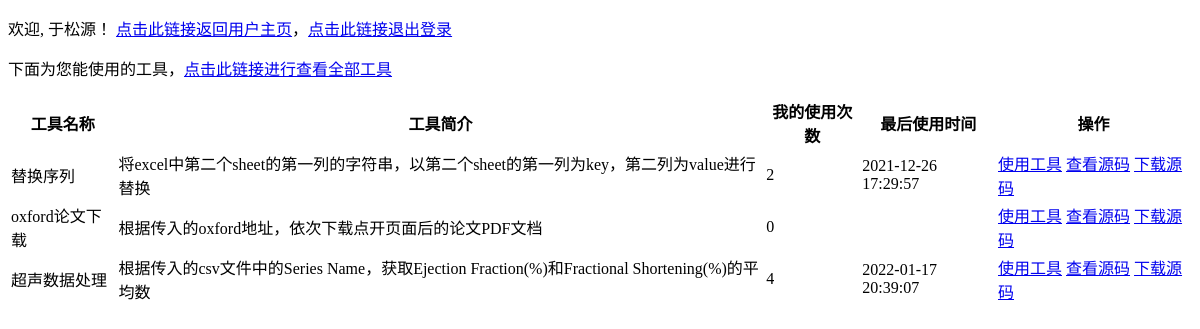
The app's page /user_home (signed in), older data.
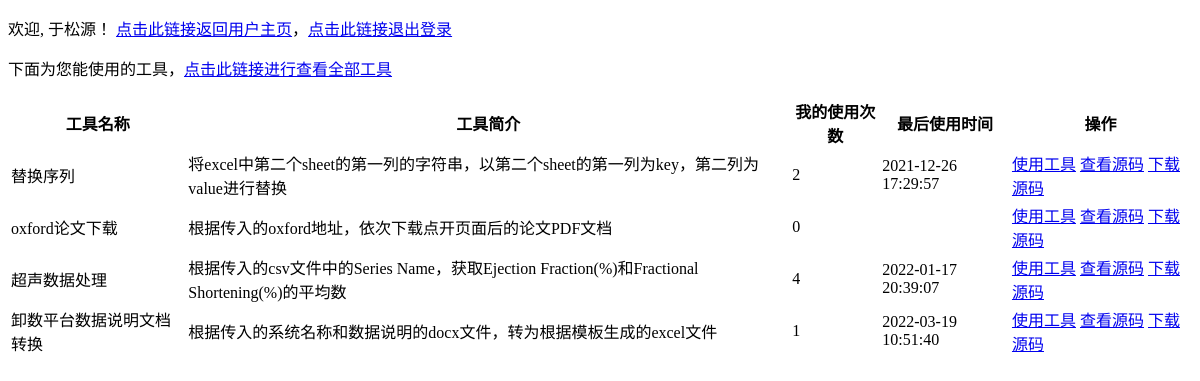
The same page, newer data.
### tables this page shows
CREATE TABLE "sys_user"
(
	id integer not null
		constraint sys_user_pk
			primary key autoincrement,
	name varchar not null,
	username varchar not null,
	password varchar not null,
	status varchar default 'NORMAL' not null
);

CREATE TABLE "sys_tool"
(
	id integer not null
		constraint sys_tools_pk
			primary key autoincrement,
	name varchar not null,
	desc varchar,
	tool_file_name varchar not null,
	use_total_times int default 0 not null
);

CREATE TABLE "sys_user_use_tool_times"
(
	id integer not null
		constraint sys_user_use_tool_times_pk
			primary key autoincrement,
	user_id int not null,
	tool_id int not null,
	times int default 0 not null,
	last_time varchar default ''
);

### src/sys/service/user_service.py (the view)
@login_required
def user_home():
    tools = tool_dao.get_user_usable_tools(current_user)
    return render_template('user_home.html', user=current_user, tools=tools)

### src/sys/dao/tool_dao.py (called while the page is built)
def get_user_usable_tools(user: User) -> list:
    return list(map(lambda result: Tool(**result), fetch_all(
        "select tool.id, tool.name, tool.desc, tool.tool_file_name, "
        "times.times as user_use_times, times.last_time as user_last_use_time "
        "from sys_tool tool "
        "join sys_user_use_tool_times times on tool.id = times.tool_id and times.user_id = ?"
        "where tool.id in ("
        "select tools_id from sys_user_usable_tools where user_id = ?"
        ")", [user.id, user.id])))

### src/sys/dao/user_dao.py (called while the page is built)
def get_by_id(id: int):
    user: dict = fetch_one("select id, name, username, status from sys_user where id=? ", [id])
    if user:
        return User(**user)
    else:
        return None

### src/sys/service/user_service.py (called while the page is built)
def load_user(user_id):
    user = user_dao.get_by_id(user_id)
    return user if user else None

### src/util/sqlite_util.py (called while the page is built)
def __dict_factory(cursor, row):
    d = {}
    for idx, col in enumerate(cursor.description):
        d[col[0]] = row[idx]
    return d

def __get_conn():
    conn = sqlite3.connect(db_file_path)
    conn.row_factory = __dict_factory
    return conn

def fetch_one(sql: str, param: list) -> dict:
    return __get_conn().execute(sql, param).fetchone()

def fetch_all(sql: str, param: list) -> list:
    return __get_conn().execute(sql, param).fetchall()

### templates/user_home.html (shortened to what this page needs)
<!DOCTYPE html>
<html lang="en">
<head>
</head>
<body>
<div>
    <p>欢迎, {{ user.name }}！ <a href="/user_home">点击此链接返回用户主页</a>，<a href="/logout">点击此链接退出登录</a></p>
</div>
<div>
    <p>下面为您能使用的工具，<a href="/all_tools">点击此链接进行查看全部工具</a></p>
    <table>
        <thead>
        <tr>
            <th>工具名称</th>
            <th>工具简介</th>
            <th>我的使用次数</th>
            <th>最后使用时间</th>
            <th>操作</th>
        </tr>
        </thead>
        <tbody>
        {% for tool in tools %}
            <tr>
                <td>{{ tool.name }}</td>
                <td>{{ tool.desc }}</td>
                <td>{{ tool.user_use_times }}</td>
                <td>{{ tool.user_last_use_time }}</td>
                <td>
                    <a href="/use_tool?tool_id={{ tool.id }}">使用工具</a>
                    <a href="/get_source_code?tool_id={{ tool.id }}&show_on_browser=1" target="show_source_code">查看源码</a>
                    <a href="/get_source_code?tool_id={{ tool.id }}&show_on_browser=0">下载源码</a>
                </td>
            </tr>
        {% endfor %}
        </tbody>
    </table>
</div>
</body>
</html>

Row changes from the older to the newer data that the page shows:
added sys_tool: name "卸数平台数据说明文档转换", desc "根据传入的系统名称和数据说明的docx文件，转为根据模板生成的excel文件", user_use_times "1", user_last_use_time "2022-03-19 10:51:40"
